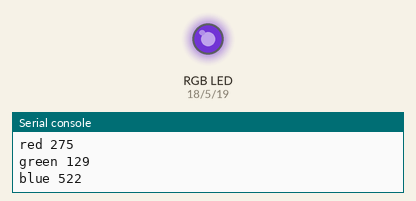
Bench run of a program on a simulated ESP32 board running MicroPython. Parts: an RGB LED mixed from three pins (HIGH = lit), the last lines printed to the serial console. Dim RGB values are drawn brighter than linear; random numbers come from a fixed seed. At 2.2 s the program stops and its outputs stay as they are.

Above: at 0.1 s.
At 0.5 s:
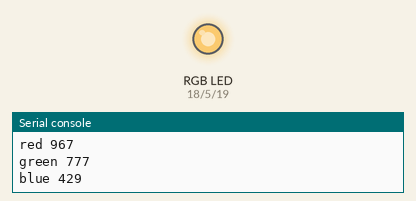
At 1.1 s:
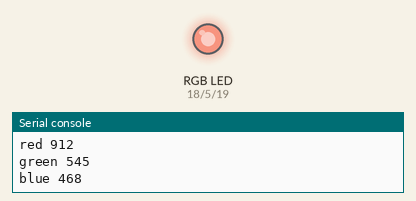
At 1.5 s:
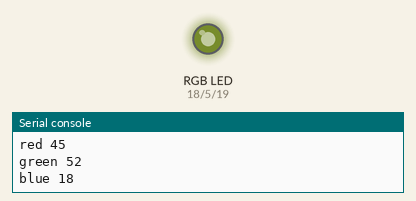
At 2.1 s:
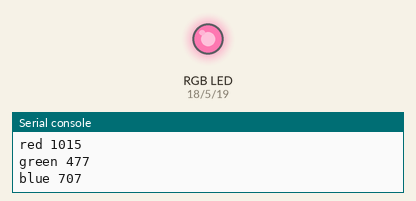
Timing chart, 0 to 3.6 s (numbered marks = the images above):
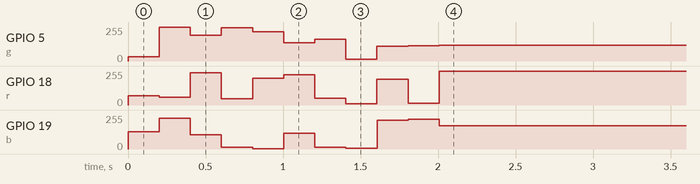

The program:

randomcolor_RGB_LED_function_Comments_and_Prints.py
```python
#Importere Pin og PWM klasserne fra machine modulet
from machine import Pin, PWM
#Importere sleep klasserne fra time modulet
from time import sleep
#Importere randint funktionen fra random modulet
from random import randint
# Initialisere PWM objekter på pins
r = PWM(Pin(18))
g = PWM(Pin(5))
b = PWM(Pin(19))
# Definere en funktion kalde newColor
def newColor():
    #Starter for loop med en range fra 0 til 11 -1
    for i in range(11):
        print("New color!")
        # Laver variablen randomColor som får returneret værdi
        # mellm 0 og 1032 fra randint funktionen
        randomColor = randint(0, 1023)
        #printer strengen red og værdien i randomColor variablen
        print("red", randomColor)
        # Sætter rød LED's duty til den random color som variablen holder
        r.duty(randomColor)
        # Tildeler et nyt random tal til randomColor variablen
        randomColor = randint(0, 1023)
        print("green", randomColor)
        g.duty(randomColor)
        randomColor = randint(0, 1023)
        print("blue", randomColor)
        b.duty(randomColor)
        sleep(0.2)
# Kalder funktionen newColor og eksekvere koden defineret i dens kodeblok
#Prøv at kør funktionen i REPL ved at indtaste newColor()
newColor()
```

Measured:
- by itself, GPIO 18 (r): 0/255 → 69/255 at 0.00 s, → 60/255 0.20 s later, → 241/255 0.20 s later, → 48/255 0.20 s later, … (11 changes in this stretch)
